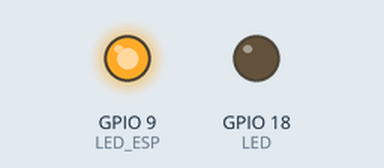
Bench run of a sketch on a simulated ESP32-S3. Shown: output pins drawn as LEDs (lit = HIGH). WiFi joins after 1.5 s; servers stay silent unless stated; what the sketch prints to the serial monitor is not drawn.

Above: at 1.65 s.
At 2.8 s:
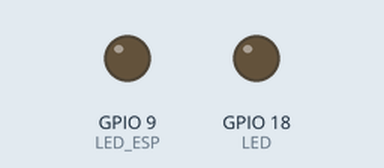
At 4.6 s:
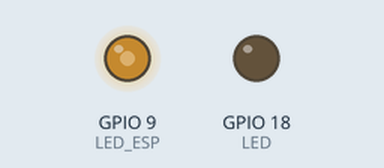
Timing chart, 0 to 8.5 s (numbered marks = the images above):
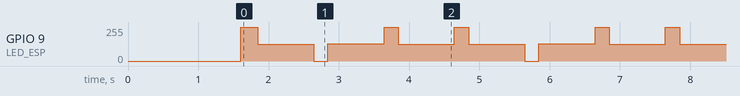

Measured:
- by itself, GPIO 9 (LED_ESP): repeats every 3.0 s: 127/255 0.80 s, 0/255 0.20 s, 128/255 0.80 s, 255/255 0.20 s, 127/255 0.80 s, 255/255 0.20 s

The sketch:

nodemcu_lampu_wifi.ino
```cpp
#include <WiFi.h>
#include <HTTPClient.h>

const char* ssid = "ProjectDPZ";
const char* password = "hahahihi";

int LED = 18;
int LED_ESP = 9;
unsigned int time_now, time_pass;
unsigned int refresh_time = 1000; // 1 detik

int response_code;

String updateURL = "http://192.168.137.1/remote_led/espdata.php";

void setup() {
  delay(100);
  Serial.begin(115200);

  pinMode(LED, OUTPUT);
  pinMode(LED_ESP, OUTPUT);

  WiFi.mode(WIFI_STA);
  WiFi.begin(ssid, password);

  Serial.print("Connecting to WiFi ...");
  while (WiFi.status() != WL_CONNECTED) {
    Serial.print(".");
    delay(500);
  }

  Serial.println(WiFi.localIP());
}

void loop() {
  // lampu indikator
  digitalWrite(LED_ESP, !digitalRead(LED_ESP));

  time_now = millis();

  if(time_now - time_pass > refresh_time) {
    time_pass = time_now;
    if(WiFi.status()== WL_CONNECTED){
      HTTPClient http;

      http.begin(updateURL);

      response_code = http.GET();

      if(response_code > 0) {
        String bodyContent = http.getString();

        Serial.print(response_code);
        Serial.println(bodyContent);

        if(bodyContent == "on") {
          digitalWrite(LED, HIGH);
        } else if (bodyContent == "off") {
          digitalWrite(LED, LOW);
        }
      } else {
        Serial.print("error code: ");
        Serial.println(response_code);
      }

      http.end();
    }//END of WIFI connected
    else{
      Serial.println("WIFI connection error");
    }
  }
}
```
